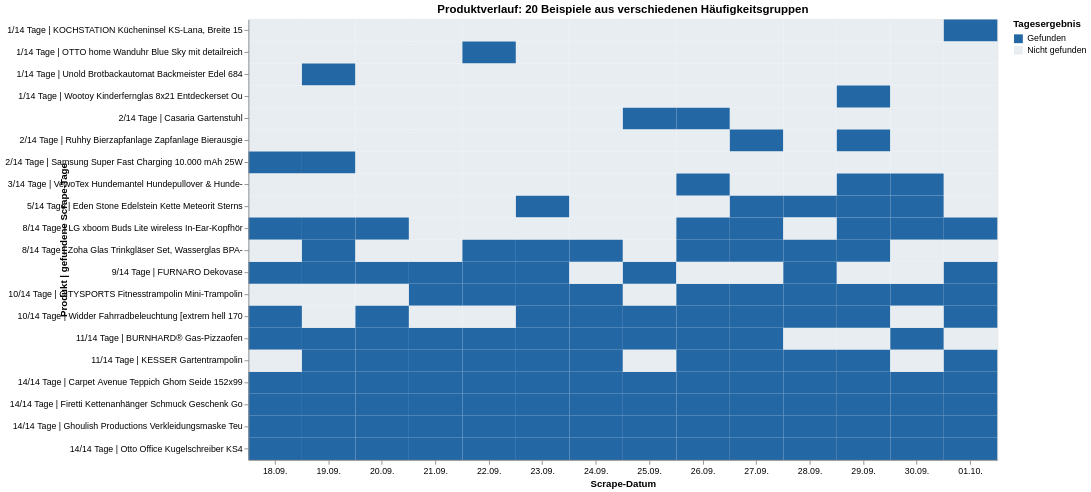

Notebook code for this chart:
### Markdown cell above
## 6. Produktbestand als Heatmap

Jede Zelle zeigt, ob ein Produkt an einem Tag gefunden wurde. Die bisherige Auswahl der häufigsten Produkte bestand fast nur aus Artikeln, die an allen Tagen vorkamen – dadurch war die Heatmap fast komplett blau. Jetzt wählen wir bewusst Produkte aus mehreren Häufigkeitsgruppen, damit Unterschiede sichtbar sind. `TOP_N` steuert die ungefähre Zahl der Beispielprodukte. Fahre über eine Zelle, um den vollständigen Produkttitel zu sehen.

### Code cell
TOP_N = 20  # Mitgestalten: Anzahl der Produkte in der Heatmap
def frequency_group(days):
    if days == observed_days:
        return 'Jeden Scrape-Tag'
    if days == 1:
        return 'Genau 1 Tag'
    if days <= 4:
        return '2–4 Tage'
    if days <= 9:
        return '5–9 Tage'
    return '10+ Tage'

group_order = ['Genau 1 Tag', '2–4 Tage', '5–9 Tage', '10+ Tage', 'Jeden Scrape-Tag']
frequency['gruppe'] = frequency['tage_gefunden'].map(frequency_group)
available_groups = [group for group in group_order if frequency['gruppe'].eq(group).any()]
samples_per_group = max(1, TOP_N // len(available_groups))
selected_urls = []
for group in available_groups:
    candidates = frequency[frequency['gruppe'].eq(group)]
    sample_size = min(samples_per_group, len(candidates))
    selected_urls.extend(candidates.sample(n=sample_size, random_state=42).index.tolist())
if len(selected_urls) < TOP_N:
    remaining = frequency.drop(index=selected_urls)
    extra = remaining.sample(n=min(TOP_N - len(selected_urls), len(remaining)), random_state=42)
    selected_urls.extend(extra.index.tolist())
selected_frequency = frequency.loc[selected_urls].copy()
selected_frequency['gruppe'] = selected_frequency['tage_gefunden'].map(frequency_group)
selected_frequency['sort_gruppe'] = selected_frequency['gruppe'].map({group: i for i, group in enumerate(group_order)})
selected_frequency = selected_frequency.sort_values(['sort_gruppe', 'tage_gefunden', 'titel'])
selected_urls = selected_frequency.index.tolist()

presence = produkte[produkte['produkt_url'].isin(selected_urls)].pivot_table(
    index='produkt_url', columns='scraped_date', values='titel',
    aggfunc='size', fill_value=0,
).reindex(columns=daily.index, fill_value=0)
presence_long = (
    presence.rename_axis('produkt_url', axis='index').reset_index()
    .melt(id_vars='produkt_url', var_name='Datum', value_name='Gefunden')
)
presence_long['Datum'] = pd.to_datetime(presence_long['Datum']).dt.strftime('%d.%m.')
presence_long['Vollständiger Titel'] = presence_long['produkt_url'].map(frequency['titel'])
presence_long['Scrape-Tage'] = presence_long['produkt_url'].map(frequency['tage_gefunden'])
presence_long['Gruppe'] = presence_long['produkt_url'].map(frequency['gruppe'])
presence_long['Produkt'] = presence_long.apply(
    lambda row: f"{row['Scrape-Tage']}/{observed_days} Tage | {row['Vollständiger Titel'][:42]}",
    axis=1,
)
presence_long['Status'] = presence_long['Gefunden'].map({0: 'Nicht gefunden', 1: 'Gefunden'})
date_labels = [day.strftime('%d.%m.') for day in daily.index]
product_order = selected_frequency.apply(
    lambda row: f"{row['tage_gefunden']}/{observed_days} Tage | {row['titel'][:42]}", axis=1
).tolist()
presence_chart = alt.Chart(presence_long).mark_rect().encode(
    x=alt.X('Datum:O', title='Scrape-Datum', sort=date_labels, axis=alt.Axis(labelAngle=0)),
    y=alt.Y('Produkt:N', title='Produkt | gefundene Scrape-Tage', sort=product_order, axis=alt.Axis(labelLimit=340)),
    color=alt.Color('Status:N', title='Tagesergebnis', scale=alt.Scale(domain=['Gefunden', 'Nicht gefunden'], range=['#2367a5', '#e8edf2'])),
    tooltip=['Vollständiger Titel:N', 'Gruppe:N', alt.Tooltip('Datum:O', title='Datum'), 'Status:N'],
).properties(width=850, height=max(300, 25 * len(presence.index)), title=f'Produktverlauf: {len(presence.index)} Beispiele aus verschiedenen Häufigkeitsgruppen')
presence_chart

### Figure 1 — Vega-Lite specification as saved in the notebook (floating-point values rounded to 4 significant figures; data arrays with more than 128 entries replaced by an {"elided": "..."} marker saying what was removed)
{"config": {"view": {"continuousWidth": 300, "continuousHeight": 300}}, "data": {"name": "data-084b990526f4f49fe5a7772592861997"}, "mark": {"type": "rect"}, "encoding": {"color": {"field": "Status", "scale": {"domain": ["Gefunden", "Nicht gefunden"], "range": ["#2367a5", "#e8edf2"]}, "title": "Tagesergebnis", "type": "nominal"}, "tooltip": [{"field": "Vollständiger Titel", "type": "nominal"}, {"field": "Gruppe", "type": "nominal"}, {"field": "Datum", "title": "Datum", "type": "ordinal"}, {"field": "Status", "type": "nominal"}], "x": {"axis": {"labelAngle": 0}, "field": "Datum", "sort": ["18.09.", "19.09.", "20.09.", "21.09.", "22.09.", "23.09.", "24.09.", "25.09.", "26.09.", "27.09.", "28.09.", "29.09.", "30.09.", "01.10."], "title": "Scrape-Datum", "type": "ordinal"}, "y": {"axis": {"labelLimit": 340}, "field": "Produkt", "sort": ["1/14 Tage | KOCHSTATION Kücheninsel KS-Lana, Breite 15", "1/14 Tage | OTTO home Wanduhr Blue Sky mit detailreich", "1/14 Tage | Unold Brotbackautomat Backmeister Edel 684", "1/14 Tage | Wootoy Kinderfernglas 8x21 Entdeckerset Ou", "2/14 Tage | Casaria Gartenstuhl", "2/14 Tage | Ruhhy Bierzapfanlage Zapfanlage Bierausgie", "2/14 Tage | Samsung Super Fast Charging 10.000 mAh 25W", "3/14 Tage | VewoTex Hundemantel Hundepullover & Hunde-", "5/14 Tage | Eden Stone Edelstein Kette Meteorit Sterns", "8/14 Tage | LG xboom Buds Lite wireless In-Ear-Kopfhör", "8/14 Tage | Zoha Glas Trinkgläser Set, Wasserglas BPA-", "9/14 Tage | FURNARO Dekovase", "10/14 Tage | CITYSPORTS Fitnesstrampolin Mini-Trampolin", "10/14 Tage | Widder Fahrradbeleuchtung [extrem hell 170", "11/14 Tage | BURNHARD® Gas-Pizzaofen", "11/14 Tage | KESSER Gartentrampolin", "14/14 Tage | Carpet Avenue Teppich Ghom Seide 152x99", "14/14 Tage | Firetti Kettenanhänger Schmuck Geschenk Go", "14/14 Tage | Ghoulish Productions Verkleidungsmaske Teu", "14/14 Tage | Otto Office Kugelschreiber KS4"], "title": "Produkt | gefundene Scrape-Tage", "type": "nominal"}}, "height": 500, "title": "Produktverlauf: 20 Beispiele aus verschiedenen Häufigkeitsgruppen", "width": 850, "$schema": "https://vega.github.io/schema/vega-lite/v6.4.1.json", "datasets": {"data-084b990526f4f49fe5a7772592861997": {"elided": "280 records"}}}
